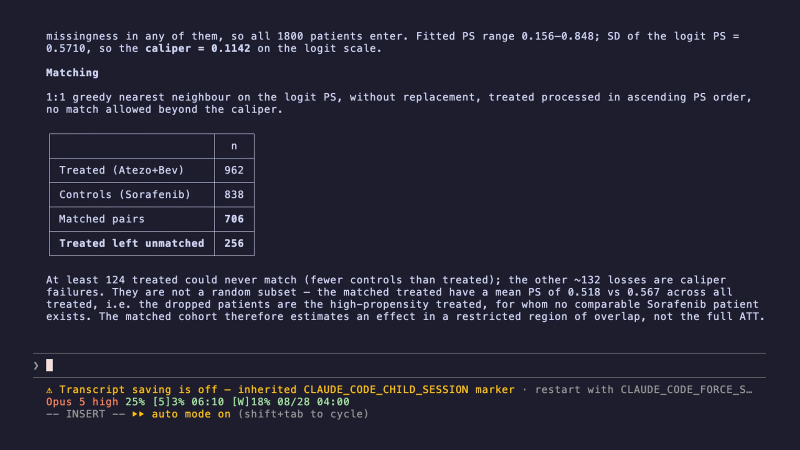
#> input picture slides/img/seg3.png, 1600 x 900 px, given as the content of the folder ../img/seg3.png, which was not available (shown at 1/2 size)
$ python check_overflow.py ../img/seg3.png
#> lines starting #> are read from the running program, lines starting #| are printed output that depends on the picture
#!/usr/bin/env python3
"""Fail the build if any slide's content is clipped by the slide edge.

Marp does not warn when a slide overflows — it just cuts the content off at
1280x720. Rendering one PNG per slide and looking for ink in the bottom band
is the cheapest reliable detector we have.

Usage:  python3 tools/check_overflow.py dist/png
"""
import sys
import pathlib

try:
    from PIL import Image
except ImportError:
    sys.exit(
        "check_overflow: Pillow is not installed, so nothing was checked.\n"
        "  A silent skip here would report a clean deck without looking at it.\n"
        "  Install it (pip install Pillow) or run via the repo venv:\n"
        "    ../.venv/bin/python tools/check_overflow.py dist/png"
    )

# Ink at all in the last few rows means something was cut off. A little ink
# just above that is legitimate — the citation footer lives there.
EDGE_ROWS = 6
FOOTER_BAND_TOP = 700
FOOTER_INK_BUDGET = 40
INK_THRESHOLD = 200  # 8-bit grey; below this counts as ink


def ink(pixels, width, y0, y1):
    return sum(
        1
        for y in range(y0, y1)
        for x in range(width)
        if pixels[x, y] < INK_THRESHOLD
    )


def main(directory):
#> called with directory = '../img/seg3.png'
    pngs = sorted(pathlib.Path(directory).glob("*.png"))
    if not pngs:
        sys.exit(f"check_overflow: no PNGs found in {directory}")

    failures = []
    for png in pngs:
        image = Image.open(png).convert("L")
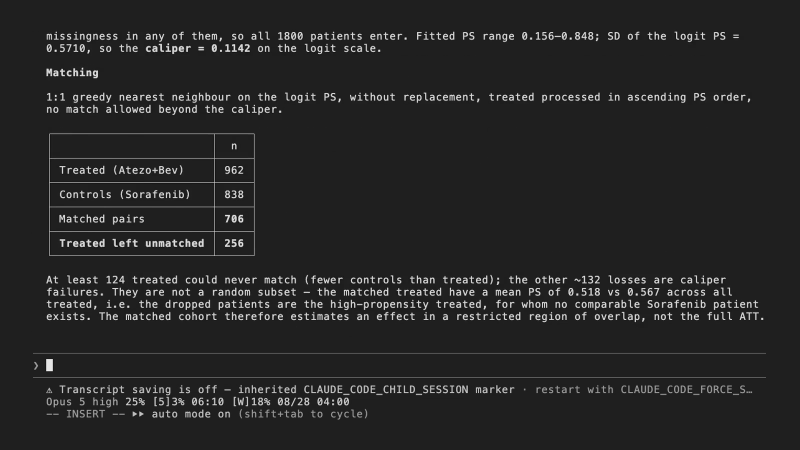
#> image: PIL image 1600x900 L (shown at 1/2 size); min 1, max 255, mean 38.6
        width, height = image.size
#> width = 1600; height = 900
        pixels = image.load()
        if ink(pixels, width, height - EDGE_ROWS, height):
            failures.append((png.name, "content is clipped at the slide edge"))
        elif ink(pixels, width, FOOTER_BAND_TOP, height) > FOOTER_INK_BUDGET:
            failures.append((png.name, "content spills into the footer band"))

    if failures:
        for name, why in failures:
            print(f"  FAIL  {name} — {why}")
#> (the run stopped early here; a loop or call above may not have finished)

$ run again, on slides/img/seg4.png
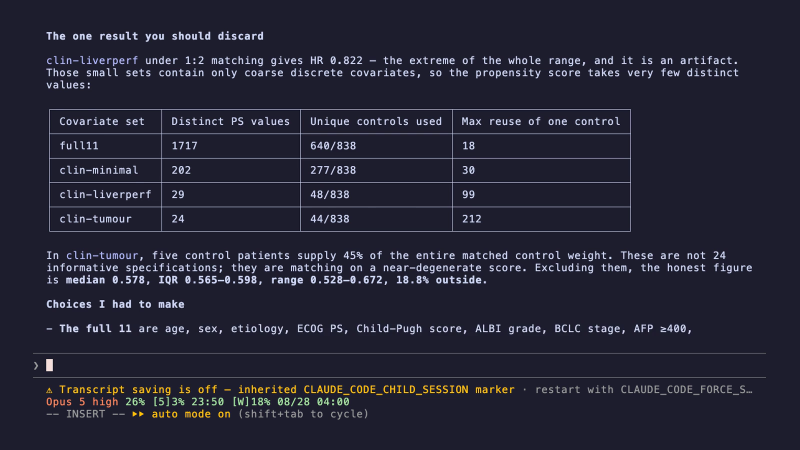
#> input picture slides/img/seg4.png, 1600 x 900 px, given as the content of the folder ../img/seg4.png, which was not available (shown at 1/2 size)
#> in main, `image = Image.open(png).convert("L")`:
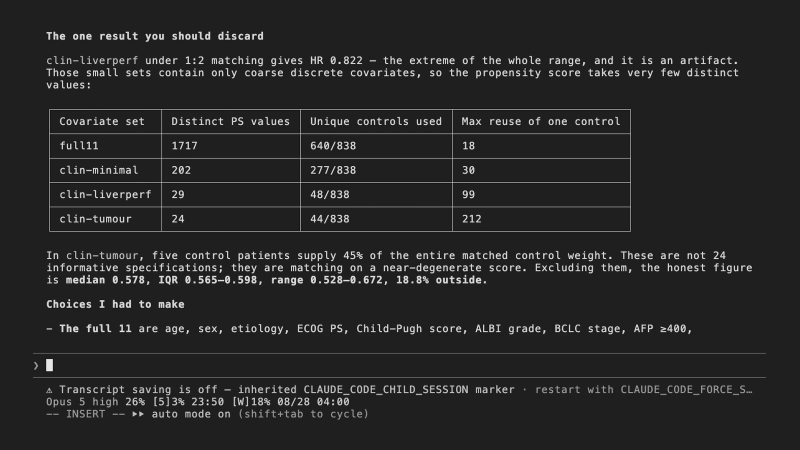
#> image: PIL image 1600x900 L (shown at 1/2 size); min 1, max 255, mean 39.3
